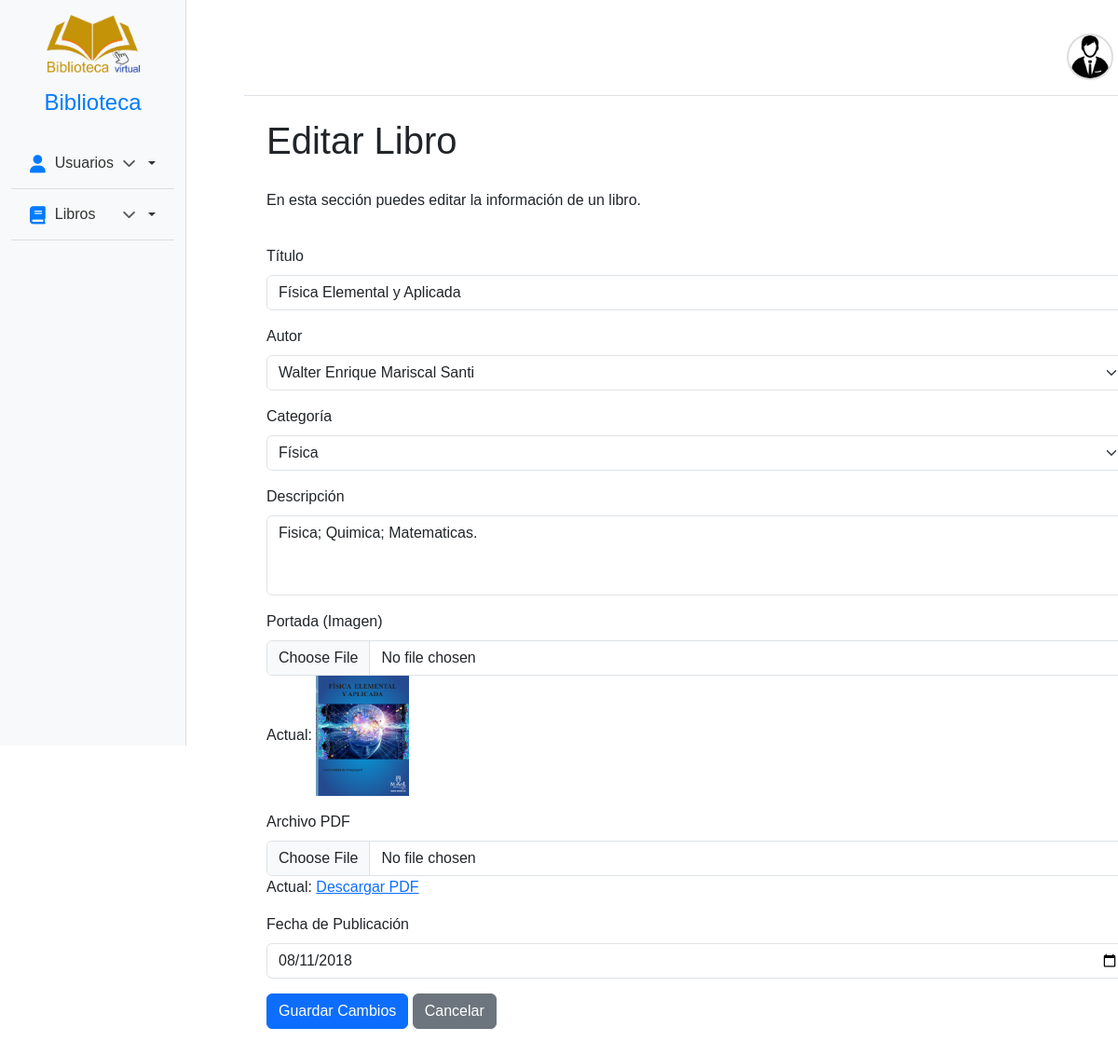
/admin/editar_libro/2 (signed in), run on the app's committed database.
### tables this page shows
CREATE TABLE libros (
        id_libro INTEGER PRIMARY KEY AUTOINCREMENT,
        titulo TEXT NOT NULL,
        id_autor INTEGER NOT NULL,
        id_categoria INTEGER NOT NULL,
        descripcion TEXT,
        archivo TEXT NOT NULL,
        imagen TEXT, -- Nueva columna para la imagen
        fecha_publicacion DATE,
        fecha_agregado TIMESTAMP DEFAULT CURRENT_TIMESTAMP,
        FOREIGN KEY (id_autor) REFERENCES Autores(id_autor),
        FOREIGN KEY (id_categoria) REFERENCES Categorias(id_categoria)
        );

CREATE TABLE categorias (
        id_categoria INTEGER PRIMARY KEY AUTOINCREMENT,
        nombre TEXT UNIQUE NOT NULL,
        descripcion TEXT
        );

### blueprints/administrador/__init__.py (the view, shortened to what this page needs)
@administrador_bp.route('/admin/editar_libro/<int:id_libro>', methods=['GET', 'POST'])
def editar_libro(id_libro):
    if session.get('user_role') != 'admin':
        return redirect(url_for('login.login'))
    libro = query_db("SELECT * FROM libros WHERE id_libro = ?", (id_libro,), one=True)
    autores = query_db("SELECT id_autor, nombre || ' ' || apellido AS nombre_completo FROM autores")
    categorias = query_db("SELECT id_categoria, nombre FROM categorias")
    return render_template('editar_libro.html', libro=libro, autores=autores, categorias=categorias)

### blueprints/administrador/__init__.py (called while the page is built)
def query_db(query, args=(), one=False, commit=False):
    conn = sqlite3.connect('biblioteca.db')
    conn.row_factory = sqlite3.Row
    cur = conn.cursor()
    try:
        cur.execute(query, args)
        if commit:
            conn.commit()  # Confirma los cambios en la base de datos
        rv = cur.fetchall()
        return (rv[0] if rv else None) if one else rv
    except sqlite3.Error as e:
        print(f"Error en la base de datos: {e}")  # Imprime el error para depuración
        flash(f"Error en la base de datos: {e}", "error")
        return None
    finally:
        conn.close()

### blueprints/index/__init__.py (called while the page is built)
def query_db(query, args=(), one=False):
    conn = sqlite3.connect('biblioteca.db')
    cursor = conn.cursor()
    cursor.execute(query, args)
    rv = cursor.fetchall()
    conn.close()
    return (rv[0] if rv else None) if one else rv

@index_bp.app_context_processor
def inject_categories():
    categorias = query_db("""
        SELECT
            id_categoria,
            nombre
        FROM categorias
    """)
    return {'categorias_navbar': categorias}

### blueprints/administrador/templates/editar_libro.html (shortened to what this page needs)
{% extends 'baseadm.html' %}
{% block content %}
<h1>Editar Libro</h1>
<p>En esta sección puedes editar la información de un libro.</p>
<form action="{{ url_for('administrador.editar_libro', id_libro=libro['id_libro']) }}" method="POST" enctype="multipart/form-data">
    <div class="mb-3">
        <label for="titulo" class="form-label">Título</label>
        <input type="text" class="form-control" id="titulo" name="titulo" value="{{ libro['titulo'] }}" required>
    </div>
    <div class="mb-3">
        <label for="id_autor" class="form-label">Autor</label>
        <select class="form-select" id="id_autor" name="id_autor" required>
            {% for autor in autores %}
            <option value="{{ autor['id_autor'] }}" {% if autor['id_autor'] == libro['id_autor'] %}selected{% endif %}>
                {{ autor['nombre_completo'] }}
            </option>
            {% endfor %}
        </select>
    </div>
    <div class="mb-3">
        <label for="id_categoria" class="form-label">Categoría</label>
        <select class="form-select" id="id_categoria" name="id_categoria" required>
            {% for categoria in categorias %}
            <option value="{{ categoria['id_categoria'] }}" {% if categoria['id_categoria'] == libro['id_categoria'] %}selected{% endif %}>
                {{ categoria['nombre'] }}
            </option>
            {% endfor %}
        </select>
    </div>
    <div class="mb-3">
        <label for="descripcion" class="form-label">Descripción</label>
        <textarea class="form-control" id="descripcion" name="descripcion" rows="3">{{ libro['descripcion'] }}</textarea>
    </div>
    <div class="mb-3">
        <label for="imagen" class="form-label">Portada (Imagen)</label>
        <input type="file" class="form-control" id="imagen" name="imagen">
        {% if libro['imagen'] %}
        <p>Actual: <img src="{{ url_for('static', filename='img/librosimg/' + libro['imagen']) }}" width="100" alt="Portada"></p>
        {% endif %}
    </div>
    <div class="mb-3">
        <label for="archivo" class="form-label">Archivo PDF</label>
        <input type="file" class="form-control" id="archivo" name="archivo">
        {% if libro['archivo'] %}
        <p>Actual: <a href="{{ url_for('static', filename='img/libros/' + libro['archivo']) }}" download>Descargar PDF</a></p>
        {% endif %}
    </div>
    <div class="mb-3">
        <label for="fecha_publicacion" class="form-label">Fecha de Publicación</label>
        <input type="date" class="form-control" id="fecha_publicacion" name="fecha_publicacion" value="{{ libro['fecha_publicacion'] }}">
    </div>
    <button type="submit" class="btn btn-primary">Guardar Cambios</button>
    <a href="{{ url_for('administrador.libros') }}" class="btn btn-secondary">Cancelar</a>
</form>
{% endblock %}

### static/css/styleadmin.css (style rules this page uses)
* { margin: 0; padding: 0; box-sizing: border-box; font-family: Arial, sans-serif; }
html, body { width: 100%; height: 100%; overflow-x: hidden; }
body { display: flex; min-height: 100vh; background-color: #f9f9ff; color: #333; }
.btn { border-radius: 5px; }
.btn-secondary { background-color: #6c757d; border-color: #6c757d; color: #fff; }

### data on the page
libros: titulo "Física Elemental y Aplicada", id_autor "Walter Enrique Mariscal Santi", id_categoria "Física", descripcion "Fisica; Quimica; Matematicas.", imagen (picture), fecha_publicacion "08/11/2018"
